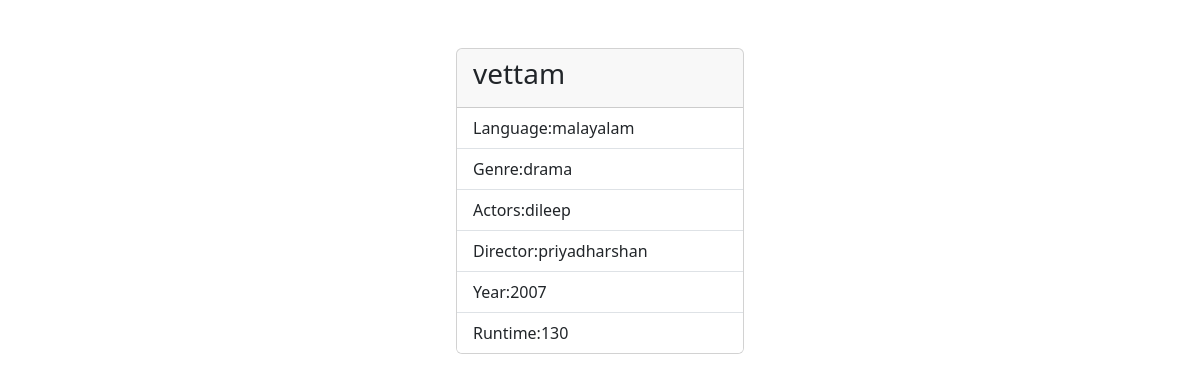
Screenshot of /movies/10/ with the database file from the repository.
### myapp/models.py (models this page shows, shortened)
class Movie(models.Model):
    name=models.CharField(max_length=200,unique=True)
    language=models.CharField(max_length=200)
    run_time=models.PositiveIntegerField()
    genre=models.CharField(max_length=200)
    director=models.CharField(max_length=200)
    year=models.PositiveIntegerField()
    actors=models.CharField(max_length=200)

### myapp/views.py (the view)
# urls.py: path("movies/<int:pk>/",views.MovieDetailView.as_view(),name="movie-detail"),
class MovieDetailView(View):
     def get(self,request,*args,**kwargs):
          id=kwargs.get("pk")
          qs=Movie.objects.get(id=id)
          return render(request,"movie_detail.html",{"data":qs})

### myapp/templates/movie_detail.html (shortened to what this page needs)
<!DOCTYPE html>
<html lang="en">
<head>
    <link href="https://cdn.jsdelivr.net/npm/bootstrap@5.3.2/dist/css/bootstrap.min.css" rel="stylesheet">
</head>
<body>
    <div class="container d-flex justify-content-center mt-5">
        <div class="card" style="width: 18rem;">
            <div class="card-header">
                <h3>{{data.name}}</h3>
            </div>
            <ul class="list-group list-group-flush">
                <li class="list-group-item">Language:{{data.language}}</li>
                <li class="list-group-item">Genre:{{data.genre}}</li>
                <li class="list-group-item">Actors:{{data.actors}}</li>
                <li class="list-group-item">Director:{{data.director}}</li>
                <li class="list-group-item">Year:{{data.year}}</li>
                <li class="list-group-item">Runtime:{{data.run_time}}</li>
            </ul>
        </div>
    </div>
</body>
</html>

### rows the page displays
Movie: name "vettam", language "malayalam", genre "drama", actors "dileep", director "priyadharshan", year "2007", run_time "130"
